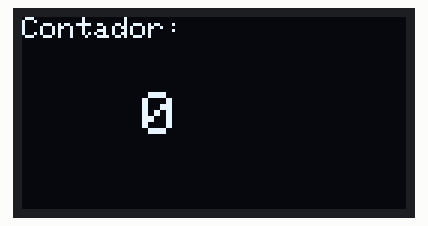
Recording of a sketch running on a simulated Arduino Uno, built with avr-gcc and run on an emulated ATmega328P. Parts: 128×64 one-colour display.

Above: at 0.2 s.
At 4.3 s:
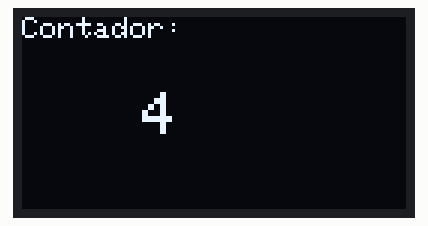
At 9.5 s:
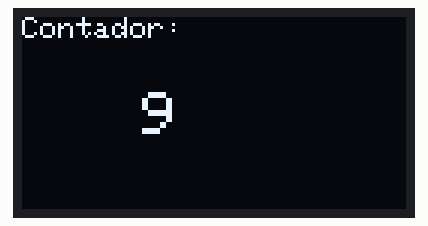
At 18.7 s:
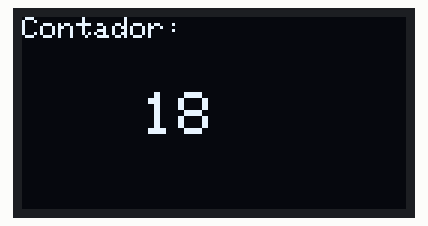
At 28.0 s:
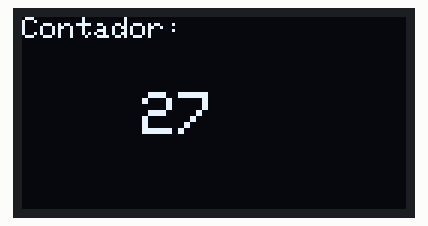
At 38.3 s:
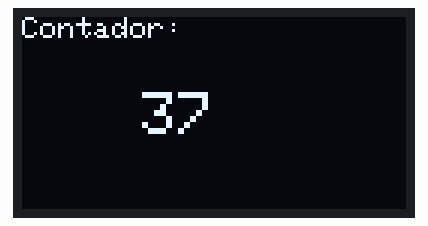

The sketch:

SensorOled.ino
```cpp
/*==================== PROGRAM ==============================
 * Program: <+name+>
 * Date of Create: <+date+>
 * Update in: <+update+>
 * Author:Jefferson Bezerra dos Santos
 * Description: <+description+>
 *===========================================================
 */

#include <Arduino.h>

#include <Wire.h>
#include <Adafruit_GFX.h>
#include <Adafruit_SSD1306.h>

// Tamanho do display (verifique se é 128x64 ou 128x32)
#define SCREEN_WIDTH 128
#define SCREEN_HEIGHT 64

// Objeto display (I2C padrão)
Adafruit_SSD1306 display(SCREEN_WIDTH, SCREEN_HEIGHT, &Wire, -1);

void setup() {
  Serial.begin(9600);
  delay(100);

  // Inicializa o display no endereço 0x3C (padrão da maioria dos módulos)
  if (!display.begin(SSD1306_SWITCHCAPVCC, 0x3C)) {
    Serial.println(F("Falha ao iniciar display SSD1306"));
    for (;;); // trava o código se falhar
  }

  display.clearDisplay();
  display.setTextColor(SSD1306_WHITE);
  display.setTextSize(1);
  display.setCursor(0, 10);
  display.println("Display OLED I2C");
  display.setTextSize(2);
  display.setCursor(10, 30);
  display.println("OK!");
  display.display();
}

void loop() {
  // Exemplo simples: contador
  static int i = 0;
  display.clearDisplay();
  display.setTextSize(1);
  display.setCursor(0, 0);
  display.println("Contador:");

  display.setTextSize(2);
  display.setCursor(40, 25);
  display.println(i);

  display.display();
  delay(1000);
  i++;
}
```

Measured:
- what the display in image 0 shows lasts 1.0 s, from 0.2 s to 1.2 s
